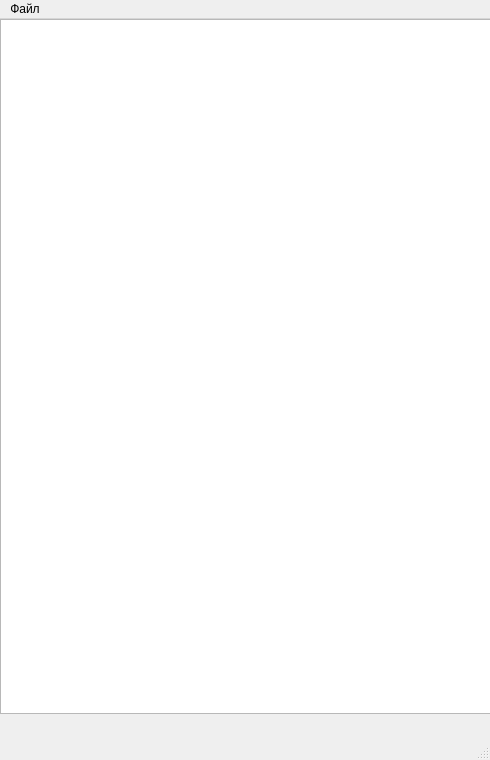
<?xml version="1.0" encoding="UTF-8"?>
<ui version="4.0">
 <class>AudioPlayerMainWindow</class>
 <widget class="QMainWindow" name="AudioPlayerMainWindow">
  <property name="geometry">
   <rect>
    <x>0</x>
    <y>0</y>
    <width>490</width>
    <height>760</height>
   </rect>
  </property>
  <property name="sizePolicy">
   <sizepolicy hsizetype="Fixed" vsizetype="Fixed">
    <horstretch>0</horstretch>
    <verstretch>0</verstretch>
   </sizepolicy>
  </property>
  <property name="minimumSize">
   <size>
    <width>490</width>
    <height>760</height>
   </size>
  </property>
  <property name="maximumSize">
   <size>
    <width>490</width>
    <height>760</height>
   </size>
  </property>
  <property name="palette">
   <palette>
    <active>
     <colorrole role="WindowText">
      <brush brushstyle="SolidPattern">
       <color alpha="255">
        <red>0</red>
        <green>0</green>
        <blue>0</blue>
       </color>
      </brush>
     </colorrole>
     <colorrole role="Dark">
      <brush brushstyle="SolidPattern">
       <color alpha="255">
        <red>0</red>
        <green>0</green>
        <blue>0</blue>
       </color>
      </brush>
     </colorrole>
     <colorrole role="Text">
      <brush brushstyle="SolidPattern">
       <color alpha="255">
        <red>0</red>
        <green>0</green>
        <blue>0</blue>
       </color>
      </brush>
     </colorrole>
     <colorrole role="ButtonText">
      <brush brushstyle="SolidPattern">
       <color alpha="255">
        <red>0</red>
        <green>0</green>
        <blue>0</blue>
       </color>
      </brush>
     </colorrole>
    </active>
    <inactive>
     <colorrole role="WindowText">
      <brush brushstyle="SolidPattern">
       <color alpha="255">
        <red>0</red>
        <green>0</green>
        <blue>0</blue>
       </color>
      </brush>
     </colorrole>
     <colorrole role="Dark">
      <brush brushstyle="SolidPattern">
       <color alpha="255">
        <red>0</red>
        <green>0</green>
        <blue>0</blue>
       </color>
      </brush>
     </colorrole>
     <colorrole role="Text">
      <brush brushstyle="SolidPattern">
       <color alpha="255">
        <red>0</red>
        <green>0</green>
        <blue>0</blue>
       </color>
      </brush>
     </colorrole>
     <colorrole role="ButtonText">
      <brush brushstyle="SolidPattern">
       <color alpha="255">
        <red>0</red>
        <green>0</green>
        <blue>0</blue>
       </color>
      </brush>
     </colorrole>
    </inactive>
    <disabled>
     <colorrole role="WindowText">
      <brush brushstyle="SolidPattern">
       <color alpha="255">
        <red>0</red>
        <green>0</green>
        <blue>0</blue>
       </color>
      </brush>
     </colorrole>
     <colorrole role="Dark">
      <brush brushstyle="SolidPattern">
       <color alpha="255">
        <red>0</red>
        <green>0</green>
        <blue>0</blue>
       </color>
      </brush>
     </colorrole>
     <colorrole role="Text">
      <brush brushstyle="SolidPattern">
       <color alpha="255">
        <red>0</red>
        <green>0</green>
        <blue>0</blue>
       </color>
      </brush>
     </colorrole>
     <colorrole role="ButtonText">
      <brush brushstyle="SolidPattern">
       <color alpha="255">
        <red>0</red>
        <green>0</green>
        <blue>0</blue>
       </color>
      </brush>
     </colorrole>
    </disabled>
   </palette>
  </property>
  <property name="windowTitle">
   <string>Аудио Плеер</string>
  </property>
  <widget class="QWidget" name="centralwidget">
   <widget class="QWidget" name="verticalLayoutWidget">
    <property name="geometry">
     <rect>
      <x>0</x>
      <y>0</y>
      <width>491</width>
      <height>701</height>
     </rect>
    </property>
    <layout class="QVBoxLayout" name="verticalLayout">
     <item>
      <widget class="QListWidget" name="listWidget">
       <property name="enabled">
        <bool>true</bool>
       </property>
      </widget>
     </item>
     <item>
      <widget class="QWidget" name="widget" native="true"/>
     </item>
     <item>
      <layout class="QHBoxLayout" name="horizontalLayout_2"/>
     </item>
    </layout>
   </widget>
  </widget>
  <widget class="QMenuBar" name="menubar">
   <property name="geometry">
    <rect>
     <x>0</x>
     <y>0</y>
     <width>490</width>
     <height>26</height>
    </rect>
   </property>
   <widget class="QMenu" name="menu">
    <property name="title">
     <string>Файл</string>
    </property>
    <addaction name="action"/>
   </widget>
   <addaction name="menu"/>
  </widget>
  <widget class="QStatusBar" name="statusbar"/>
  <action name="action">
   <property name="text">
    <string>Добавить трек</string>
   </property>
  </action>
 </widget>
 <resources/>
 <connections/>
</ui>
